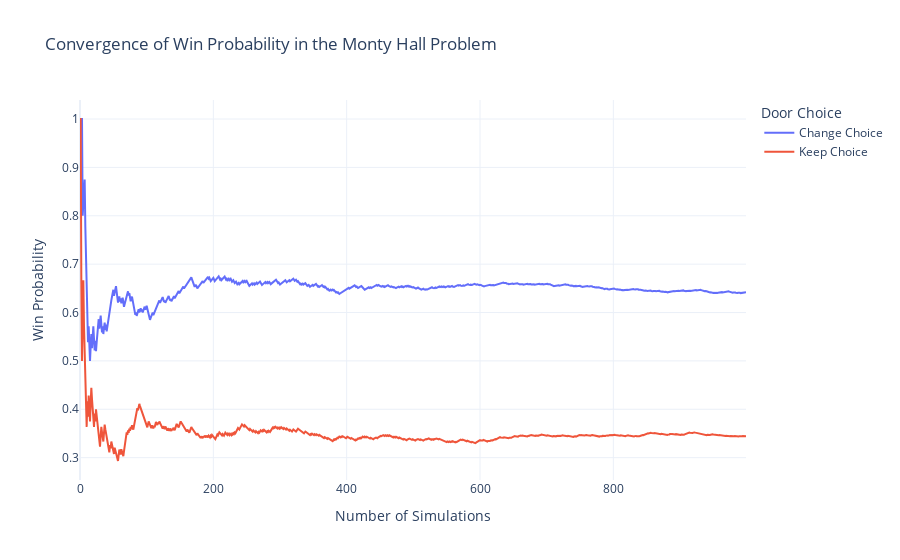

The code cell stored with this chart in its notebook:
### Code cell
import random
import plotly.graph_objects as go

def monty_hall(simulations=1000, change_door=True):
    wins = 0
    win_rates = []  # For storing the progressive win rate

    for i in range(1, simulations + 1):
        # Setup
        doors = [False, False, False]
        car_position = random.randint(0, 2)
        doors[car_position] = True

        # Choose a door
        choice = random.randint(0, 2)

        # Host opens a door with a goat
        remaining_doors = [j for j in range(3) if j != choice and doors[j] == False]
        opened_door = random.choice(remaining_doors)

        # Decide whether to change your choice
        if change_door:
            remaining_doors = [j for j in range(3) if j != choice and j != opened_door]
            choice = remaining_doors[0]

        # Determine if you've won
        if doors[choice]:
            wins += 1

        # Save the progressive win rate
        win_rates.append(wins / i)

    return win_rates

# Set the number of simulations
simulations = 1000

# Plotting
fig = go.Figure()
fig.add_trace(go.Scatter(y=monty_hall(simulations, True), mode='lines', name='Change Choice'))
fig.add_trace(go.Scatter(y=monty_hall(simulations, False), mode='lines', name='Keep Choice'))
fig.update_layout(title='Convergence of Win Probability in the Monty Hall Problem',
                   xaxis_title='Number of Simulations',
                   yaxis_title='Win Probability',
                   legend_title='Door Choice',
                   template='plotly_white')
fig.show()

### Figure 1 — Plotly figure (JSON) as saved in the notebook; plotly's stock layout.template omitted (floating-point values rounded to 4 significant figures; data arrays with more than 128 entries replaced by an {"elided": "..."} marker saying what was removed)
{"data": [{"mode": "lines", "name": "Change Choice", "type": "scatter", "y": {"elided": "1000 float values"}}, {"mode": "lines", "name": "Keep Choice", "type": "scatter", "y": {"elided": "1000 float values"}}], "layout": {"legend": {"title": {"text": "Door Choice"}}, "title": {"text": "Convergence of Win Probability in the Monty Hall Problem"}, "xaxis": {"title": {"text": "Number of Simulations"}}, "yaxis": {"title": {"text": "Win Probability"}}}}
